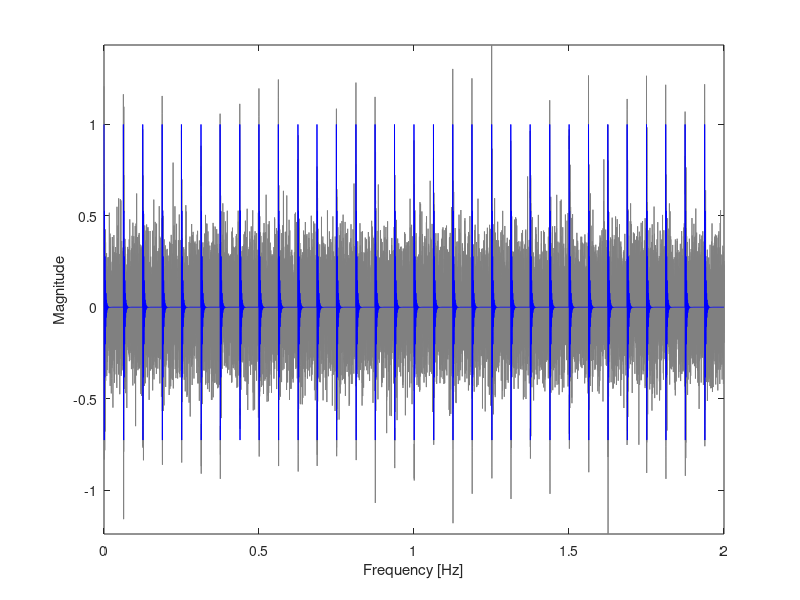
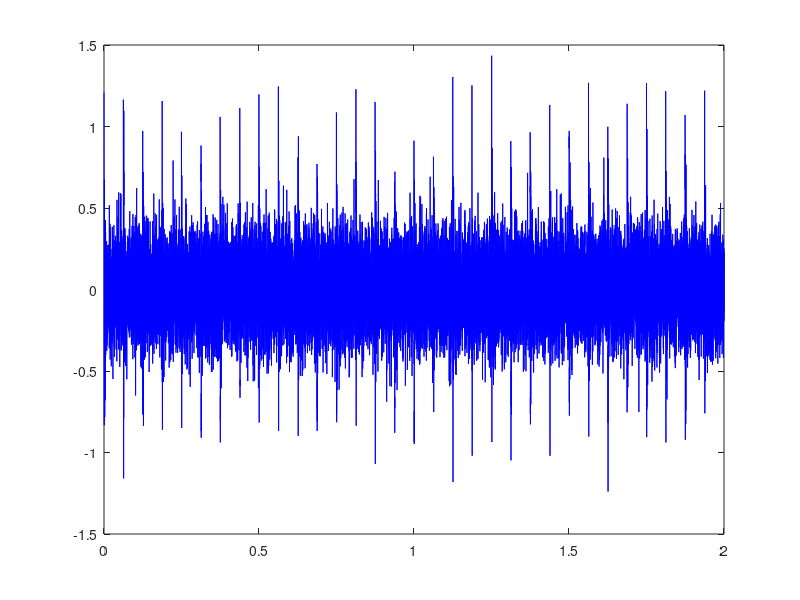

These figures' MATLAB source, in order: (Note: this script raises an error after producing the figures.)
%% import signal
clear
clc
close all
%% Two fault modes with common resonant frequency
fr1=3;  % convolution freq.
a1=1;    % amplitude for sig1;
fn1=625; % resonant freq.
zeta=400; % decaying rate
T1=1/16;  % fault frequency for sig1;
fs=10000;  % sampling freq.

% Generating the signal
t1=0:1/fs:T1;
sig_1=(a1*exp(-zeta*t1).*cos(2*pi*fn1*t1));  % single impulse

t=0:1/fs:2;
sig0=zeros(size(t));
for i=1:fix(t(end)/T1)
    if i==1 || i==fix(t(end)/T1)
        inde=max(find(t<=T1*(i-1)));
    else
        inde=max(find(t<=T1*(i-1)+(rand(1)-0.5)*2*1/100*T1));
%         inde=max(find(t<=T1*(i-1)+dd(mod(round(rand(1)*10),3)+1)*13/100*T1));
%         inde=max(find(t<=T1*(i-1)+dd(randperm(3,1))*0.75/100*T1));
    end
    sig0(inde:inde+length(sig_1)-1)=sig_1;
end
% sig1=(cos(2*pi*fr1*t)+1).*sig0;  % fault signal 1
sig1=sig0;
sig=awgn(sig1,-5,'measured');
% figure,plot(t,sig,'b')
figure,plot(t,sig,'color',0.5*[1 1 1])
hold on
plot(t,sig1,'b-')
axis tight
xlim([0 2])
xlabel('time [s]'),ylabel('Amplitude')
% frequency analysis
pp=abs(fft(sig))/length(sig)*2;
pp(1)=0;
ff=(0:length(pp)-1)/length(pp)*fs;
n1=floor(length(pp)/2);
%figure,plot(ff(1:n1),pp(1:n1),'b')
% xlim([400 1000])
xlabel('Frequency [Hz]'),ylabel('Magnitude')
y=sig;
y=y(1:20000);
soft = @(x, T) max(1 - T./abs(x), 0) .* x;

%% signal parameters
fs=10000;  % sampling freq.
t=(0:length(y)-1)/fs;
figure,plot(t,y,'b')

%% TQWT parameters
% High Q-factor wavelet transform
gamma=0.85;
%%% w = tqwt(x,Q,r,J);              % TQWT
%%%y = itqwt(w,Q,r,length(x));             % Inverse TQWT




%% Q,R inter
Q_range = 1:1:10;               
r_range = 3:0.5:10;
ka_range = 0.3:0.1:1;
N=200;
snr =zeros();
num_r = length(r_range);
num_ka = length(ka_range);
parfor i = 1 :length(Q_range)
    Q= Q_range(i);
    for j = 1:num_r
        r = r_range(j);
        J = min(10,computeJmax(N,Q,r));
        for k=1:num_ka
            ka = ka_range(k);
            [x,~]=TQWT_SR_GMC_penalty_fun(y,Q,r,J,gamma,ka,0);
            y_GMC = itqwt(x,Q,r,length(y));
            snr(i,j,k)=SNR_singlech(y_GMC,sig1(1:length(y)));
        end
    end
end

%% choose Q,r,J
[i,j]=max(snr);
i=squeeze(i);
j=squeeze(j);
[i_,j_]=max(i);
[i__,j__]=max(i_);
max_k=j__;
max_j=j_(max_k);
max_i=j(max_j,max_k);
Q = Q_range(max_i);
r = r_range(max_j);
ka = ka_range(max_k);
J = min(10,computeJmax(N,Q,r));

%% TQWT sparse representation
[x,v]=TQWT_SR_GMC_penalty_fun(y,Q,r,J,gamma,ka,0);
y_GMC = itqwt(x,Q,r,length(y));
figure,plot(t,sig1(1:length(y)),'r--',t,y_GMC,'b')

%% SIGNAL-NOISE RATIO
snr=SNR_singlech(y_GMC,sig1(1:length(y)));



%% kurtosis
ku=kurtosis(y_GMC);
